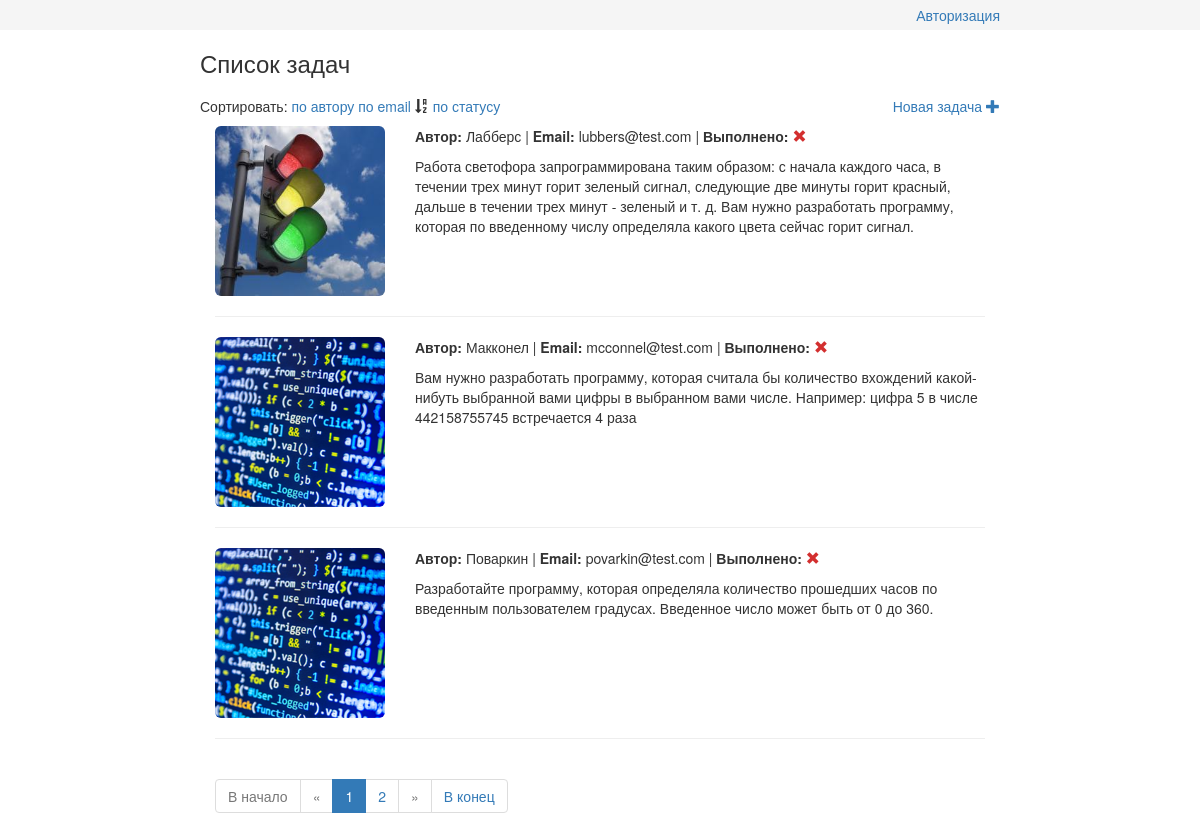
/?order=email&direct=desc&switch, run on the app's committed database.
### tables this page shows
CREATE TABLE IF NOT EXISTS `tasks` (
  `id` int(10) unsigned NOT NULL,
  `name` varchar(100) NOT NULL,
  `email` varchar(100) NOT NULL,
  `text` text NOT NULL,
  `image` varchar(255) DEFAULT NULL,
  `complete` tinyint(1) unsigned DEFAULT NULL
);

### app/core/view.php (called while the page is built, shortened)
<?php
class View
{
	public function generate($contentFile, $templateFile, $data = null)
	{
		include 'app/views/'.$templateFile;
	}
}

### app/controllers/controllermain.php (called while the page is built, shortened)
<?php
class ControllerMain extends Controller
{
	public function __construct()
	{
		$this->model = new ModelTasks();
	}
	public function actionIndex()
	{
		$numberCurrentPage = ( isset($_GET['page']) ) ? (int) $_GET['page'] : 1;
		$order = $_GET['order'] ?? '';
		$direct = $_GET['direct'] ?? 'desc';
		$switch = ( isset($_GET['switch']) ) ? true : false;
		if ($switch) {
			$direct = ($direct == 'desc') ? 'asc' : 'desc';
		}
		$offset = Paginator::NUMBER_ITEM_PAGE * $numberCurrentPage - Paginator::NUMBER_ITEM_PAGE;
		$dataTasks = $this->model->getData(Paginator::NUMBER_ITEM_PAGE, $offset, $order, $direct);
		$page = new Paginator($numberCurrentPage, $this->model->getTotalRowCount(), '/');
		$page->shapePage();
		$this->view->generate(
			'main_view.php',
			'template_view.php',
			[
				'data' => $dataTasks,
				'page' => $page,
				'order' => $order,
				'direct' => $direct,
				'sort' => [
					'field' => $this->model->getSortedField(),
					'label' =>$this->model->getSortedTranslate(),
				]
			]
		);
	}
}

### app/bootstrap.php (called while the page is built, shortened)
<?php
class Bootstrap
{
	public function run()
	{
		Route::start();
	}
}

### index.php (called while the page is built, shortened)
<?php
require_once 'app/bootstrap.php';
$app = new Bootstrap();
$app->run();

### app/models/modeltasks.php (called while the page is built, shortened)
<?php
class ModelTasks extends Model
{
	public function getData($limit = 3, $offset = 0, $order = '', $direct = 'desc')
	{
		$db = $this->db;
		$sql = 'SELECT name, email, text, image, complete FROM tasks';
		if ($order && in_array($order, $this->getSortedField())) {
			$sql .= " ORDER BY {$order} {$direct}";
		}
		$sql .= ' LIMIT :limit OFFSET :offset';
		$stmt = $db->prepare($sql);
		$stmt->bindParam(':limit', $limit, \PDO::PARAM_INT);
		$stmt->bindParam(':offset', $offset, \PDO::PARAM_INT);
		$stmt->execute();
		return $stmt->fetchAll(\PDO::FETCH_ASSOC);
	}
	public function getSortedField()
	{
		return ['name', 'email', 'complete'];
	}
}

### app/views/main_view.php (the view)
<div class="row">
	<h3>Список задач</h3>
</div>
<div class="row ptb_small">
	<div class="pull-left">
		Сортировать:
		<?php foreach ($sort['field'] as $itemSort): ?>
			<a href="/?order=<?=$itemSort;?>&direct=<?=$direct;?>&switch"><?=$sort['label'][$itemSort] ?></a>
			<?php if ($order == $itemSort): ?>
				<?php if ($direct == 'asc'): ?>
					<i class="glyphicon glyphicon-sort-by-alphabet"></i>
				<?php else: ?>
					<i class="glyphicon glyphicon-sort-by-alphabet-alt"></i>
				<?php endif; ?>
			<?php endif; ?>
		<?php endforeach; ?>
	</div>
	<div class="pull-right">
		<a href="/edit/index">Новая задача <i class="glyphicon glyphicon-plus"></i></a>
	</div>
</div>
<?php foreach ($data as $task): ?>
	<div class="row">
		<div class="col-md-3">
			<img src="/img/<?php if ($task['image']):?><?=$task['image'];?><?php else: ?>empty.png<?php endif ?>"
			     class="img-responsive img-rounded">
		</div>
		<div class="col-md-9">
			<p>
				<strong>Автор:</strong> <?=$task['name']?> |
				<strong>Email:</strong> <?=$task['email']?> |
				<strong>Выполнено:</strong>
				<?php if ($task['complete']): ?>
					<i class="glyphicon glyphicon-ok complete_yes"></i>
				<?php else: ?>
					<i class="glyphicon glyphicon-remove complete_no"></i>
				<?php endif ?>
			</p>
			<p><?=$task['text']?></p>
		</div>
	</div>
	<hr>
<?php endforeach; ?>
<?php include "app/views/pagination_view.php"; ?>

### css/style.css (style rules this page uses)
.complete_no { color: #d32f2f }
.ptb_small { padding-top: 10px; padding-bottom: 10px; }

### data on the page
tasks: image (picture), name "Лабберс", email "lubbers@test.com", text "Работа светофора запрограммирована таким образом: с начала каждого часа, в течении трех минут горит зеленый сигнал, следующие две минуты горит красный, дальше в течении трех минут - зеленый и т. д. Вам нужно разработать программу, которая по введенному числу определяла какого цвета сейчас горит сигнал."
tasks: name "Макконел", email "mcconnel@test.com", text "Вам нужно разработать программу, которая считала бы количество вхождений какой-нибуть выбранной вами цифры в выбранном вами числе. Например: цифра 5 в числе 442158755745 встречается 4 раза"
tasks: name "Поваркин", email "povarkin@test.com", text "Разработайте программу, которая определяла количество прошедших часов по введенным пользователем градусах. Введенное число может быть от 0 до 360."

### other printed values
$sort['label'][$itemSort] "по автору"
$sort['label'][$itemSort] "по email"
$sort['label'][$itemSort] "по статусу"
